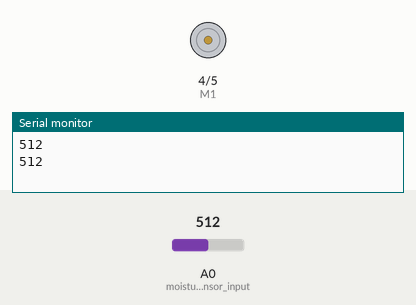
Recording of a sketch running on a simulated Arduino Uno, built with avr-gcc and run on an emulated ATmega328P. On the bench: direction and speed pins drawn as motors (green arrow = direction pin HIGH = forward, orange = LOW = backward, longer = more drive), the last lines printed to the serial monitor. The inputs (shaded band) are chosen by the test bench; at power-on: A0 (moisture_sensor_input) = 512.

Above: at 5.8 s.
5.9 s: A0 (moisture_sensor_input) set to 306
11.9 s: A0 (moisture_sensor_input) set to 286
At 15.7 s:
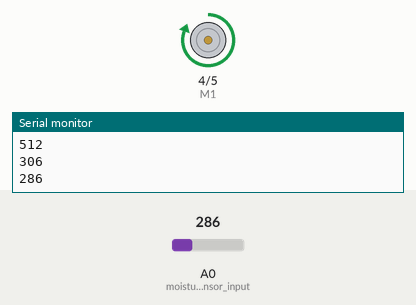
22.7 s: A0 (moisture_sensor_input) set to 310
At 23.3 s:
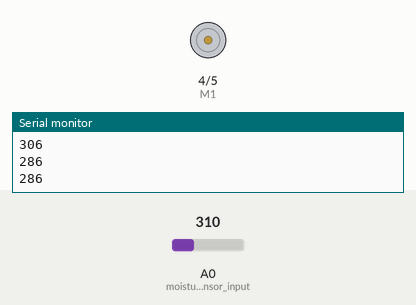
28.7 s: A0 (moisture_sensor_input) set to 290
At 32.8 s:
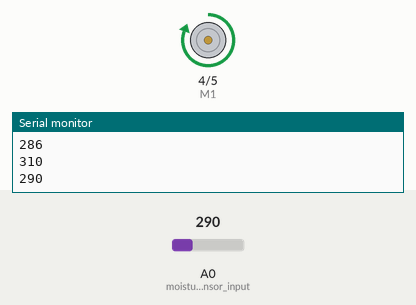
Timing chart, 0 to 40.5 s (numbered marks = the images above; inputs shaded):
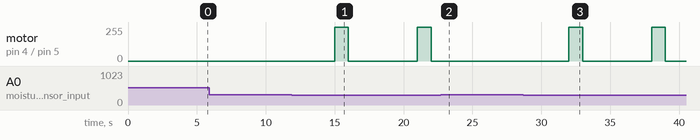

The sketch:

Solar_Water_System.ino
```cpp
//Arduino PWM Speed Control：
int E1 = 5;
int M1 = 4;
int E2 = 6;
int M2 = 7;
int soilSensor = 0;

//moisture variables
int moistureThreshold = 300;//calibrate this variable 0-1023 based on how damp the soil needs to be for the particular plant
int waitTime = 5000; //milliseconds
int waterTime = 1000; //milliseconds


void setup()
{
    pinMode(M1, OUTPUT);//motor 1
    pinMode(A0, INPUT); //moisture sensor input
    Serial.begin(57600);//comment out after calibration
}

void loop()
{

soilSensor = analogRead(A0);
Serial.println(soilSensor); //use for calibration, then comment out
if (soilSensor < moistureThreshold) {
  digitalWrite(M1, HIGH);//turn motor 1 one
  analogWrite(E1, 255);//PWM speed control
  delay(waterTime);
  digitalWrite(M1, LOW);
  analogWrite(E1, 0);
}
delay(waitTime);


}
```

Measured:
- the behaviour switches between 300 and 299 on A0 (moisture_sensor_input) (found by bisection; images 0 and 1)
- after the input at 11.9 s, motor on pin 4 (M1) / pin 5 (E1): alternates forward 255/255 for 1.0 s and stopped for 5.0 s, starting after 3.1 s
- after the input at 22.7 s, motor on pin 4 (M1) / pin 5 (E1): stays stopped (without the input it goes to forward 255/255 after 4.3 s)
- after the input at 28.7 s, motor on pin 4 (M1) / pin 5 (E1): alternates forward 255/255 for 1.0 s and stopped for 5.0 s, starting after 3.3 s
